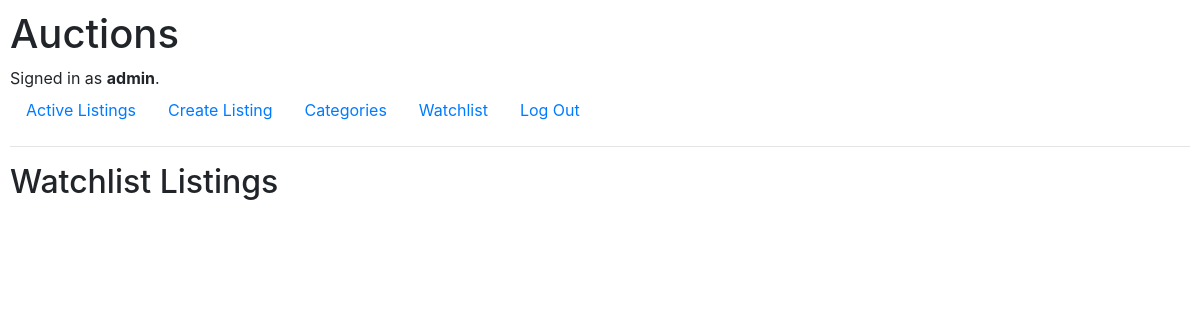
Page /view_watchlist (signed in) on the earlier database version.
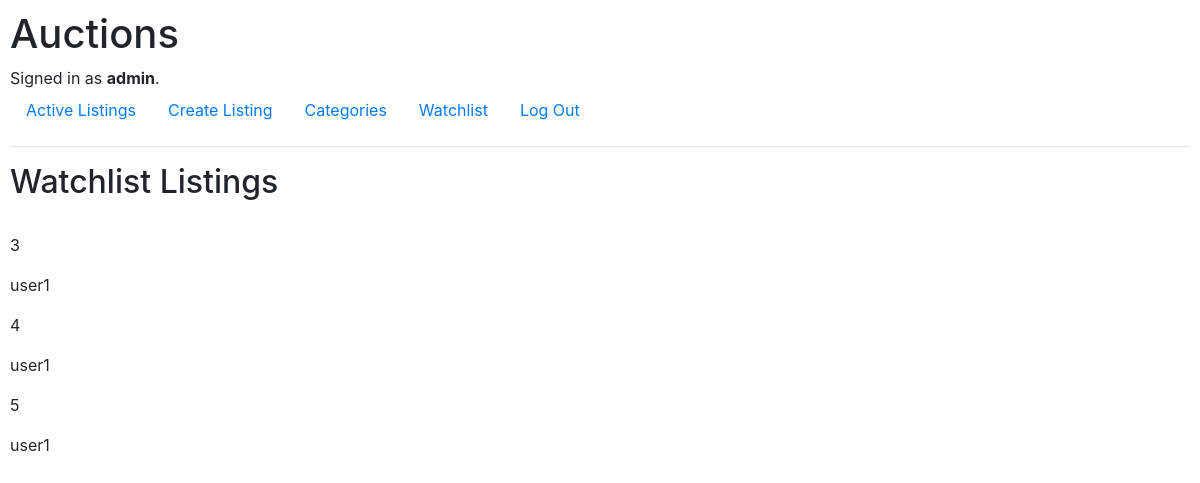
Same page on the later database version.
### auctions/models.py (models this page shows, shortened)
class User(AbstractUser):
    pass

class Watchlists(models.Model):
	owner = models.ForeignKey(User, on_delete=models.CASCADE)
	products = models.ForeignKey(Listings, on_delete=models.CASCADE, blank=True, related_name="listing")

### auctions/views.py (the view)
# urls.py: path("view_watchlist", views.view_watchlist, name="view_watchlist"),
def view_watchlist(request):
    w = Watchlists.objects.filter(owner = 3)
    return render(request, "auctions/watchlist.html",{
        "listings": w
    })

### auctions/templates/auctions/watchlist.html (shortened to what this page needs)
{% extends "auctions/layout.html" %}
{% block body %}
    <h2>Watchlist Listings</h2>
	<br>
	{% for listing in listings %}
	<p>{{listing.id}}</p>
	<p>{{listing.owner}}</p>
	{% endfor %}
{% endblock %}

### auctions/templates/auctions/layout.html (shortened to what this page needs)
{% load static %}
<!DOCTYPE html>
<html lang="en">
    <head>
        <link rel="stylesheet" href="https://stackpath.bootstrapcdn.com/bootstrap/4.4.1/css/bootstrap.min.css">
        <link href="{% static 'auctions/styles.css' %}" rel="stylesheet">
    </head>
    <body>
        <h1>Auctions</h1>
        <div>
            {% if user.is_authenticated %}
                Signed in as <strong>{{ user.username }}</strong>.
            {% else %}
                Not signed in.
            {% endif %}
        </div>
        <ul class="nav">
            <li class="nav-item">
                <a class="nav-link" href="{% url 'index' %}">Active Listings</a>
            </li>
            {% if user.is_authenticated %}
				<li class="nav-item">
					<a href="{% url 'newListing' %}" class="nav-link">Create Listing</a>
				</li>
				<li class="nav-item"><a href="#" class="nav-link">Categories</a></li>
				<li class="nav-item"><a href="{% url 'view_watchlist' %}" class="nav-link">Watchlist	</a></li>
                <li class="nav-item">
                    <a class="nav-link" href="{% url 'logout' %}">Log Out</a>
                </li>
            {% endif %}
        </ul>
        <hr>
        {% block body %}
        {% endblock %}
    </body>
</html>

### auctions/static/auctions/styles.css (style rules this page uses)
body { padding: 10px; }

Differences in the rows shown:
added Watchlists: id "3", owner "user1"
added Watchlists: id "4", owner "user1"
added Watchlists: id "5", owner "user1"
